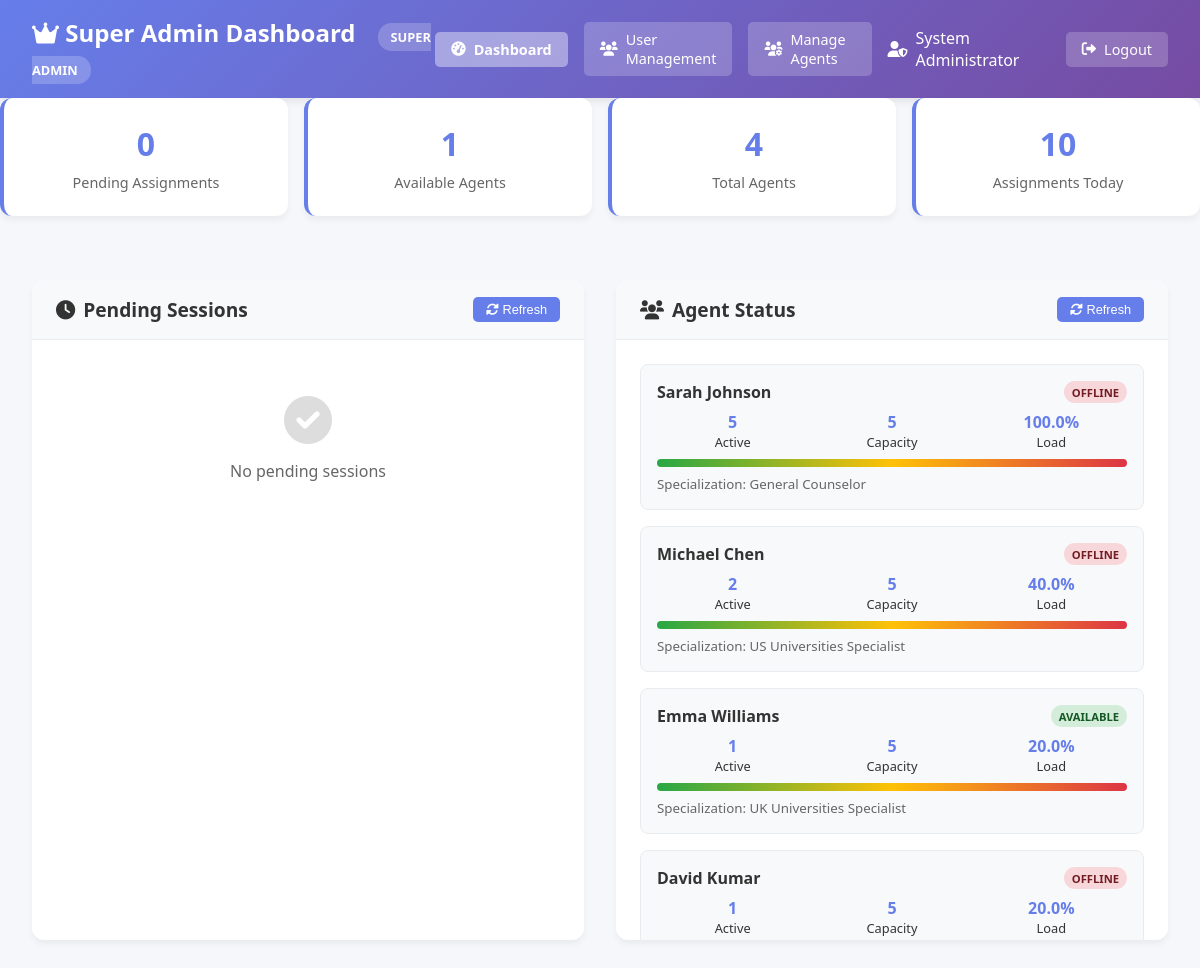
Page /super-admin/dashboard (signed in) on the committed database.
### human_handoff/models.py (models this page shows, shortened)
class SuperAdmin(db.Model):
    __tablename__ = 'super_admins'
    id = db.Column(db.Integer, primary_key=True)
    admin_id = db.Column(db.String(50), unique=True, nullable=False)
    name = db.Column(db.String(100), nullable=False)
    email = db.Column(db.String(120), nullable=False)
    password_hash = db.Column(db.String(255), nullable=False)
    is_active = db.Column(db.Boolean, default=True)
    created_at = db.Column(db.DateTime, default=datetime.utcnow)
    last_login = db.Column(db.DateTime)
    permissions = db.Column(db.Text)  # JSON string for permissions
    assigned_sessions = db.relationship('AgentSession', backref='super_admin', lazy=True)
    def get_managed_agents(self):
        return Agent.query.filter_by(is_active=True).all()
    def get_agent_workload_summary(self):
        agents = self.get_managed_agents()
        summary = []
        for agent in agents:
            pending_count = ChatSession.query.filter_by(
                assigned_agent_id=agent.id,
                status='escalated'
            ).count()
            active_count = AgentSession.query.filter_by(
                agent_id=agent.id,
                status='active'
            ).count()
            summary.append({
                'agent_id': agent.agent_id,
                'agent_name': agent.name,
                'status': agent.status,
                'current_sessions': agent.current_sessions,
                'max_capacity': agent.max_concurrent_sessions,
                'pending_assignments': pending_count,
                'active_sessions': active_count,
                'specialization': agent.specialization,
                'last_active': agent.last_active.isoformat() if agent.last_active else None,
                'workload_percentage': round((agent.current_sessions / max(agent.max_concurrent_sessions, 1)) * 100, 1)
            })
        return summary

class Agent(db.Model):
    __tablename__ = 'agents'
    id = db.Column(db.Integer, primary_key=True)
    agent_id = db.Column(db.String(50), unique=True, nullable=False)
    name = db.Column(db.String(100), nullable=False)
    email = db.Column(db.String(120), unique=True, nullable=False)
    phone = db.Column(db.String(20))
    specialization = db.Column(db.String(100))
    password_hash = db.Column(db.String(255), nullable=True)
    password_set = db.Column(db.Boolean, default=False)  # True if agent has set their password
    status = db.Column(db.String(20), default='available')  # available, busy, offline
    max_concurrent_sessions = db.Column(db.Integer, default=5)
    current_sessions = db.Column(db.Integer, default=0)
    created_at = db.Column(db.DateTime, default=datetime.utcnow)
    last_active = db.Column(db.DateTime, default=datetime.utcnow)
    total_sessions_handled = db.Column(db.Integer, default=0)
    average_response_time = db.Column(db.Integer, default=0)  # in seconds
    is_active = db.Column(db.Boolean, default=True)
    agent_sessions = db.relationship('AgentSession', backref='agent', lazy=True)

### human_handoff/super_admin_routes.py (the view)
@super_admin_bp.route('/dashboard')
@super_admin_required
def dashboard():
    super_admin = SuperAdmin.query.get(session['super_admin_id'])
    pending_sessions = ChatSession.query.filter_by(
        requires_human=True,
        status='escalated',
        assigned_agent_id=None
    ).order_by(ChatSession.escalated_at.desc()).all()
    agent_summary = super_admin.get_agent_workload_summary()
    recent_assignments = AgentSession.query.filter_by(
        super_admin_id=super_admin.id,
        assigned_by_super_admin=True
    ).order_by(AgentSession.assigned_at.desc()).limit(10).all()
    return render_template('super_admin/dashboard.html',
                         super_admin=super_admin,
                         pending_sessions=pending_sessions,
                         agent_summary=agent_summary,
                         recent_assignments=recent_assignments)

### human_handoff/super_admin_routes.py (called while the page is built)
def super_admin_required(f):
    from functools import wraps
    @wraps(f)
    def decorated_function(*args, **kwargs):
        if 'super_admin_id' not in session:
            return redirect(url_for('super_admin.login'))
        return f(*args, **kwargs)
    return decorated_function

### templates/super_admin/dashboard.html (shortened to what this page needs)
<!DOCTYPE html>
<html lang="en">
<head>
    <link href="https://cdnjs.cloudflare.com/ajax/libs/font-awesome/6.0.0/css/all.min.css" rel="stylesheet">
</head>
<body>
    <div class="header">
        <div>
            <h1>
                <i class="fas fa-crown"></i> Super Admin Dashboard
                <span class="super-admin-badge">SUPER ADMIN</span>
            </h1>
        </div>
        <div class="header-actions">
            <div class="nav-links">
                <a href="{{ url_for('super_admin.dashboard') }}" class="nav-btn active">
                    <i class="fas fa-tachometer-alt"></i> Dashboard
                </a>
                <a href="{{ url_for('super_admin.user_management') }}" class="nav-btn">
                    <i class="fas fa-users"></i> User Management
                </a>
                <a href="{{ url_for('super_admin.manage_agents') }}" class="nav-btn">
                    <i class="fas fa-users-cog"></i> Manage Agents
                </a>
            </div>
            <div class="admin-info">
                <i class="fas fa-user-shield"></i>
                <span>{{ super_admin.name }}</span>
            </div>
            <a href="{{ url_for('super_admin.logout') }}" class="logout-btn">
                <i class="fas fa-sign-out-alt"></i> Logout
            </a>
        </div>
    </div>
    <div class="stats-grid">
        <div class="stat-card">
            <h3 id="pending-count">{{ pending_sessions|length }}</h3>
            <p>Pending Assignments</p>
        </div>
        <div class="stat-card">
            <h3 id="active-agents">{{ agent_summary|selectattr('status', 'equalto', 'available')|list|length }}</h3>
            <p>Available Agents</p>
        </div>
        <div class="stat-card">
            <h3 id="total-agents">{{ agent_summary|length }}</h3>
            <p>Total Agents</p>
        </div>
        <div class="stat-card">
            <h3 id="assignments-today">{{ recent_assignments|length }}</h3>
            <p>Assignments Today</p>
        </div>
    </div>
    <div class="dashboard">
        <div class="panel">
            <div class="panel-header">
                <h2>
                    <i class="fas fa-clock"></i> Pending Sessions
                </h2>
                <button class="refresh-btn" onclick="refreshPendingSessions()">
                    <i class="fas fa-sync-alt"></i> Refresh
                </button>
            </div>
            <div class="panel-content" id="pending-sessions">
                {% if pending_sessions %}
                    {% for session in pending_sessions %}
                    <div class="session-item" data-session-id="{{ session.session_id }}">
                        <div class="session-header">
                            <span class="session-id">{{ session.session_id[:8] }}...</span>
                            <span class="session-time">{{ session.escalated_at.strftime('%H:%M') if session.escalated_at else 'N/A' }}</span>
                            <span class="priority-badge priority-medium">Medium</span>
                        </div>
                        <div class="session-reason">{{ session.escalation_reason or 'Bot unable to help' }}</div>
                        <div class="assign-section">
                            <select class="agent-select" id="agent-select-{{ session.session_id }}">
                                <option value="">Select Agent...</option>
                                {% for agent in agent_summary %}
                                    {% if agent.status == 'available' and agent.current_sessions < agent.max_capacity %}
                                    <option value="{{ agent.agent_id }}">
                                        {{ agent.agent_name }} ({{ agent.current_sessions }}/{{ agent.max_capacity }})
                                    </option>
                                    {% endif %}
                                {% endfor %}
                            </select>
                            <button class="assign-btn" onclick="assignSession('{{ session.session_id }}')">
                                <i class="fas fa-user-plus"></i> Assign
                            </button>
                        </div>
                    </div>
                    {% endfor %}
                {% else %}
                    <div class="empty-state">
                        <i class="fas fa-check-circle"></i>
                        <p>No pending sessions</p>
                    </div>
                {% endif %}
            </div>
        </div>
        <div class="panel">
            <div class="panel-header">
                <h2>
                    <i class="fas fa-users"></i> Agent Status
                </h2>
                <button class="refresh-btn" onclick="refreshAgentStatus()">
                    <i class="fas fa-sync-alt"></i> Refresh
                </button>
            </div>
            <div class="panel-content" id="agent-status">
                {% for agent in agent_summary %}
                <div class="agent-card">
                    <div class="agent-header">
                        <span class="agent-name">{{ agent.agent_name }}</span>
                        <span class="agent-status status-{{ agent.status }}">{{ agent.status }}</span>
                    </div>
                    <div class="agent-stats">
                        <div class="agent-stat">
                            <strong>{{ agent.current_sessions }}</strong>
                            <span>Active</span>
                        </div>
                        <div class="agent-stat">
                            <strong>{{ agent.max_capacity }}</strong>
                            <span>Capacity</span>
                        </div>
                        <div class="agent-stat">
                            <strong>{{ agent.workload_percentage }}%</strong>
                            <span>Load</span>
                        </div>
                    </div>
                    <div class="workload-bar">
                        <div class="workload-fill" data-width="{{ agent.workload_percentage }}"></div>
                    </div>
                    <small style="color: #666; margin-top: 0.5rem; display: block;">
                        Specialization: {{ agent.specialization }}
                    </small>
                </div>
                {% endfor %}
            </div>
        </div>
    </div>
</body>
</html>

### templates/super_admin/dashboard.html (style rules this page uses)
* { margin: 0; padding: 0; box-sizing: border-box; }
body { font-family: 'Segoe UI', Tahoma, Geneva, Verdana, sans-serif; background-color: #f5f7fa; color: #333; }
.header { background: linear-gradient(135deg, #667eea 0%, #764ba2 100%); color: white; padding: 1rem 2rem; display: flex; justify-content: space-between; align-items: center; box-shadow: 0 2px 10px rgba(0, 0, 0, 0.1); }
.header h1 { font-size: 1.5rem; font-weight: 600; }
.super-admin-badge { background: rgba(255, 255, 255, 0.2); padding: 0.3rem 0.8rem; border-radius: 15px; font-size: 0.8rem; margin-left: 1rem; }
.header-actions { display: flex; align-items: center; gap: 1rem; }
.nav-links { display: flex; align-items: center; gap: 1rem; }
.admin-info { display: flex; align-items: center; gap: 0.5rem; }
.nav-btn, .logout-btn { background: rgba(255, 255, 255, 0.2); color: white; border: none; padding: 0.5rem 1rem; border-radius: 5px; cursor: pointer; text-decoration: none; font-size: 0.9rem; transition: background 0.3s; display: flex; align-items: center; gap: 0.5rem; }
.nav-btn.active { background: rgba(255, 255, 255, 0.4); font-weight: 600; }
.dashboard { display: grid; grid-template-columns: 1fr 1fr; gap: 2rem; padding: 2rem; max-width: 1400px; margin: 0 auto; }
.panel { background: white; border-radius: 12px; box-shadow: 0 4px 6px rgba(0, 0, 0, 0.05); overflow: hidden; }
.panel-header { background: #f8f9fa; padding: 1rem 1.5rem; border-bottom: 1px solid #e9ecef; display: flex; justify-content: space-between; align-items: center; }
.panel-header h2 { font-size: 1.2rem; color: #333; display: flex; align-items: center; gap: 0.5rem; }
.panel-content { padding: 1.5rem; max-height: 600px; overflow-y: auto; }
.stats-grid { display: grid; grid-template-columns: repeat(auto-fit, minmax(200px, 1fr)); gap: 1rem; margin-bottom: 2rem; }
.stat-card { background: white; padding: 1.5rem; border-radius: 12px; box-shadow: 0 4px 6px rgba(0, 0, 0, 0.05); text-align: center; border-left: 4px solid #667eea; }
.stat-card h3 { font-size: 2rem; color: #667eea; margin-bottom: 0.5rem; }
.stat-card p { color: #666; font-size: 0.9rem; }
.agent-card { background: #f8f9fa; border: 1px solid #e9ecef; border-radius: 8px; padding: 1rem; margin-bottom: 1rem; }
.agent-header { display: flex; justify-content: space-between; align-items: center; margin-bottom: 0.5rem; }
.agent-name { font-weight: 600; color: #333; }
.agent-status { padding: 0.2rem 0.5rem; border-radius: 12px; font-size: 0.7rem; font-weight: bold; text-transform: uppercase; }
.status-available { background: #d4edda; color: #155724; }
.status-offline { background: #f8d7da; color: #721c24; }
.agent-stats { display: grid; grid-template-columns: repeat(3, 1fr); gap: 0.5rem; margin-top: 0.5rem; }
.agent-stat { text-align: center; font-size: 0.8rem; }
.agent-stat strong { display: block; color: #667eea; font-size: 1rem; }
.workload-bar { width: 100%; height: 8px; background: #e9ecef; border-radius: 4px; overflow: hidden; margin-top: 0.5rem; }
.workload-fill { height: 100%; background: linear-gradient(90deg, #28a745, #ffc107, #dc3545); transition: width 0.3s ease; }
.refresh-btn { background: #667eea; color: white; border: none; padding: 0.3rem 0.8rem; border-radius: 5px; cursor: pointer; font-size: 0.8rem; }
.empty-state { text-align: center; color: #666; padding: 2rem; }
.empty-state i { font-size: 3rem; color: #ddd; margin-bottom: 1rem; }

### rows in the picture
SuperAdmin: name "System Administrator"
Agent: agent_name "Sarah Johnson", status "OFFLINE", current_sessions "5", max_capacity "5", workload_percentage "100.0", specialization "General Counselor"
Agent: agent_name "Michael Chen", status "OFFLINE", current_sessions "2", max_capacity "5", workload_percentage "40.0", specialization "US Universities Specialist"
Agent: agent_name "Emma Williams", status "AVAILABLE", current_sessions "1", max_capacity "5", workload_percentage "20.0", specialization "UK Universities Specialist"
Agent: agent_name "David Kumar", status "OFFLINE", current_sessions "1", max_capacity "5", workload_percentage "20.0"

### other values in the picture
{{ pending_sessions|length }} "0"
{{ agent_summary|selectattr('status', 'equalto', 'available')|list|length }} "1"
{{ agent_summary|length }} "4"
{{ recent_assignments|length }} "10"
